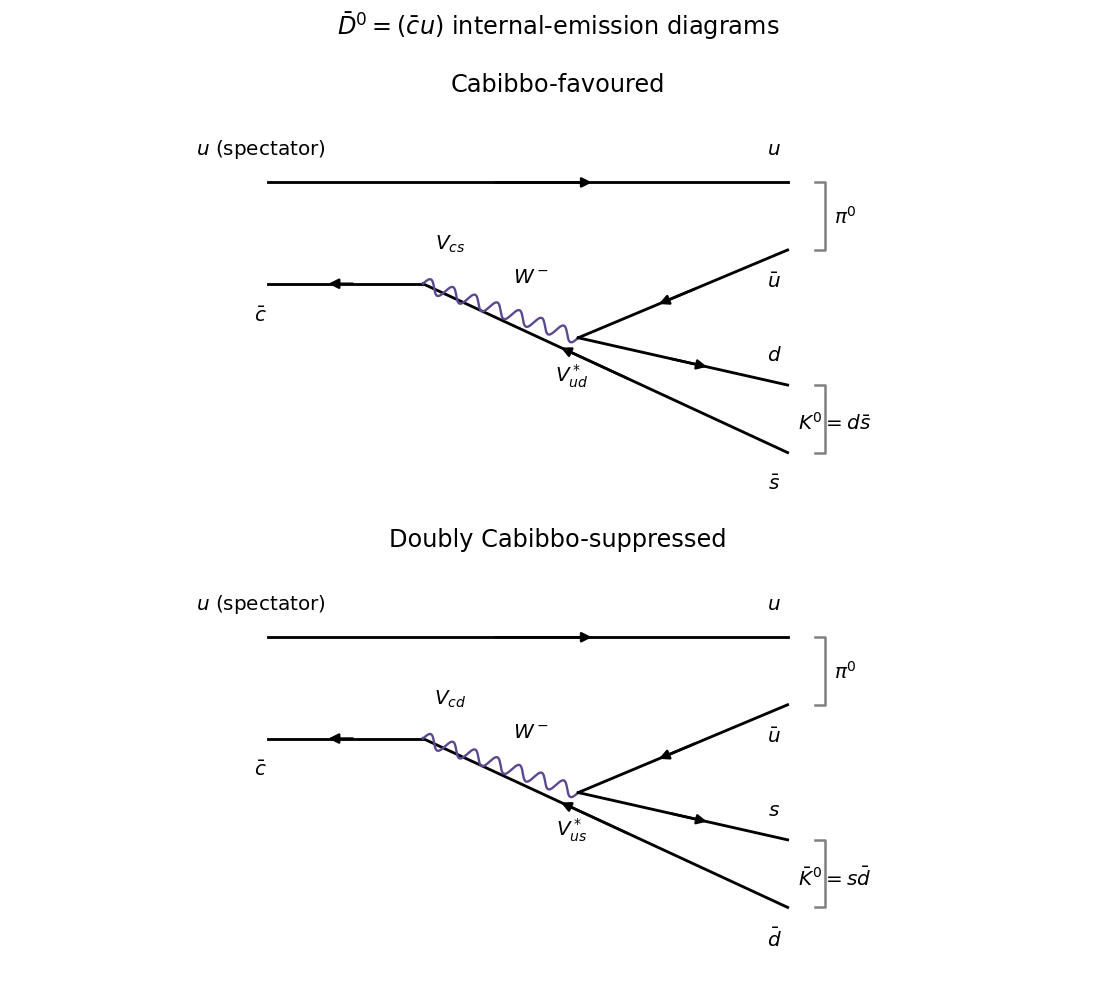

Source code (Python):
from pathlib import Path
import numpy as np
import matplotlib
matplotlib.use("Agg")
import matplotlib.pyplot as plt
from matplotlib.patches import FancyArrowPatch
plt.rcParams.update({"font.size": 12, "figure.facecolor": "white", "axes.facecolor": "white", "savefig.facecolor": "white"})
def panel(ax):
    ax.set(xlim=(0,10), ylim=(0,6), aspect="equal")
    ax.axis("off")
def text(ax,x,y,s,**kw):
    ax.text(x,y,s,ha="center",va="center",**kw)
def fermion(ax,a,b,color="black",reverse=False):
    a,b=np.array(a,dtype=float),np.array(b,dtype=float)
    ax.plot([a[0],b[0]],[a[1],b[1]],color=color,lw=1.7)
    u,v=(b,a) if reverse else (a,b)
    ax.add_patch(FancyArrowPatch(u+.43*(v-u),u+.63*(v-u),arrowstyle="-|>",mutation_scale=12,color=color,lw=1.5))
def wave(ax,a,b,color="#5b4890",gluon=False):
    a,b=np.array(a,dtype=float),np.array(b,dtype=float)
    t=np.linspace(0,1,350); d=b-a; n=np.array([-d[1],d[0]])/np.linalg.norm(d)
    z=a[:,None]+d[:,None]*t+n[:,None]*(.10*np.sin(2*np.pi*7*t))
    if gluon:z+=d[:,None]/np.linalg.norm(d)*(.07*np.sin(2*np.pi*14*t))
    ax.plot(z[0],z[1],color=color,lw=1.4)
def save(fig):
    fig.savefig(Path.cwd()/Path(__file__).with_suffix(".png").name,dpi=120,facecolor="white",transparent=False)
    plt.close(fig)

fig,axs=plt.subplots(2,1,figsize=(9.3,8.2))
for ax,sbar,down,kaon,v1,v2,title in [
    (axs[0],r"$\bar s$",r"$d$",r"$K^0=d\bar s$",r"$V_{cs}$",r"$V_{ud}^*$","Cabibbo-favoured"),
    (axs[1],r"$\bar d$",r"$s$",r"$\bar K^0=s\bar d$",r"$V_{cd}$",r"$V_{us}^*$","Doubly Cabibbo-suppressed")]:
    panel(ax);a=(3,3.3);b=(5.3,2.5)
    fermion(ax,(.7,4.8),(8.4,4.8));fermion(ax,(.7,3.3),a,reverse=True)
    fermion(ax,a,(8.4,.8),reverse=True);wave(ax,a,b)
    fermion(ax,b,(8.4,3.8),reverse=True);fermion(ax,b,(8.4,1.8))
    for x,y,s in [(.6,5.3,r"$u$ (spectator)"),(.6,2.85,r"$\bar c$"),(8.2,5.3,r"$u$"),(8.2,3.35,r"$\bar u$"),(8.2,2.25,down),(8.2,.35,sbar),(9.25,4.3,r"$\pi^0$"),(9.1,1.25,kaon),(3.4,3.9,v1),(5.2,1.95,v2),(4.6,3.4,r"$W^-$")]:text(ax,x,y,s)
    ax.plot([8.8,8.95,8.95,8.8],[4.8,4.8,3.8,3.8],color="gray")
    ax.plot([8.8,8.95,8.95,8.8],[1.8,1.8,.8,.8],color="gray")
    ax.set_title(title)
fig.suptitle(r"$\bar D^0=(\bar c u)$ internal-emission diagrams",y=.99)
fig.tight_layout();save(fig)
